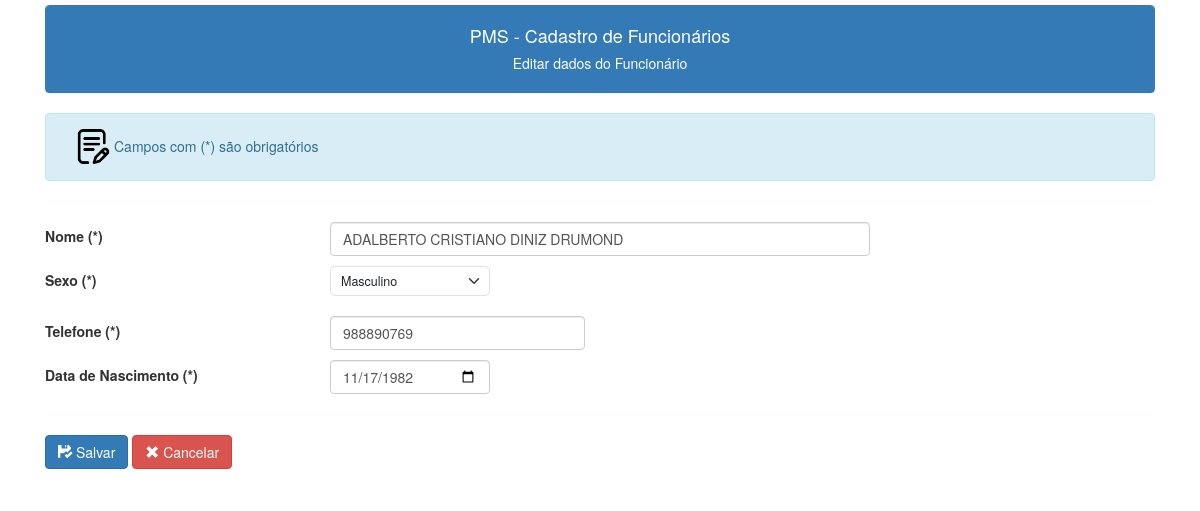
The app's page /cadastro/cadastro_editar.php?id=3 (signed in) with its own data.
### tables this page shows
CREATE TABLE IF NOT EXISTS `funcionarios` (
  `id` int NOT NULL AUTO_INCREMENT,
  `nome` varchar(200) DEFAULT NULL,
  `telefone` varchar(50) DEFAULT NULL,
  `sexo` char(1) DEFAULT NULL,
  `status` char(1) DEFAULT NULL,
  `data_nasc` date DEFAULT NULL,
  `cargo` varchar(50) DEFAULT NULL,
  PRIMARY KEY (`id`)
);

### cadastro/cadastro_editar.php (the view, shortened to what this page needs)
<?php
include('../conexao.php');
include('../links2.php');
if ($_SERVER['REQUEST_METHOD'] == 'GET') {
    $c_id = $_GET["id"];
    $c_sql = "select * from funcionarios where id=$c_id";
    $result = $conection->query($c_sql);
    $registro = $result->fetch_assoc();
    $c_nome = $registro["nome"];
    $c_telefone = $registro['telefone'];
    $c_sexo = $registro['sexo'];
    $c_data = $registro['data_nasc'];
}
?>
<!DOCTYPE html>
<html lang="en">
<head>
</head>
<div class="container -my5">
    <body>
        <div style="padding-top:5px;">
            <div class="panel panel-primary class">
                <div class="panel-heading text-center">
                    <h4>PMS - Cadastro de Funcionários</h4>
                    <h5>Editar dados do Funcionário<h5>
                </div>
            </div>
        </div>
         <div class='alert alert-info' role='alert'>
            <div style="padding-left:15px;">
                <img Align="left" src="\funcionarios\images\escrita.png" alt="30" height="35">
            </div>
            <h5>Campos com (*) são obrigatórios</h5>
        </div>
        <hr>
        <form method="post">
            <div class="row mb-3">
                <label class="col-sm-3 col-form-label">Nome (*)</label>
                <div class="col-sm-6">
                    <input type="text" maxlength="120" class="form-control" name="nome" value="<?php echo $c_nome; ?>" required>
                </div>
            </div>
            <?php
            $op1 = '';$op2 = '';
            if ($c_sexo == 'M') {
                $op1 = 'Selected';
            }
            ?>
            <div class="row mb-3">
                <label class="col-sm-3 col-form-label">Sexo (*)</label>
                <div class="col-sm-2">
                    <select class="form-select form-select-lg mb-3" id="sexo" name="sexo" required>
                        <option  <?php echo $op1 ?> value="M">Masculino</option>
                    </select>
                </div>
            </div>
            <div class="row mb-3">
                <label class="col-sm-3 col-form-label">Telefone (*)</label>
                <div class="col-sm-3">
                    <input type="tel" placeholder="9999-9999"  maxlength="40" class="form-control" name="telefone" value="<?php echo $c_telefone; ?>" required>
                </div>
            </div>
            <div class="row mb-3">
                <label class="col-sm-3 col-form-label">Data de Nascimento (*)</label>
                <div class="col-sm-2">
                    <input type="date" maxlength="32" class="form-control" name="data" value="<?php echo $c_data; ?>" required>
                </div>
            </div>
            <hr>
            <div class="row mb-3">
                <div class="offset-sm-0 col-sm-3">
                    <button type="submit" class="btn btn-primary"><span class='glyphicon glyphicon-floppy-saved'></span> Salvar</button>
                    <a class='btn btn-danger' href='/funcionarios/CADASTRO/cadastro_lista.php'><span class='glyphicon glyphicon-remove'></span> Cancelar</a>
                </div>
            </div>
        </form>
</div>
</body>
</html>

### records on screen
funcionarios: nome "ADALBERTO CRISTIANO DINIZ DRUMOND", telefone "988890769", data "11/17/1982"
